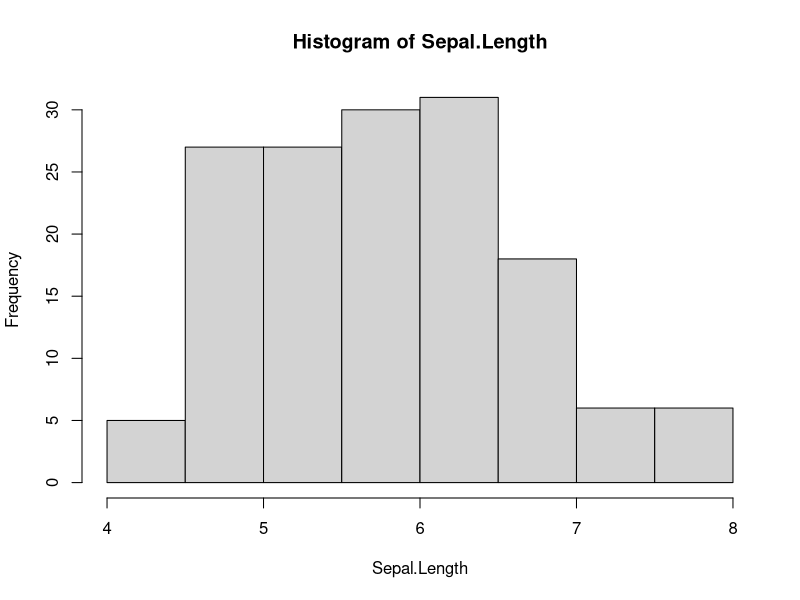
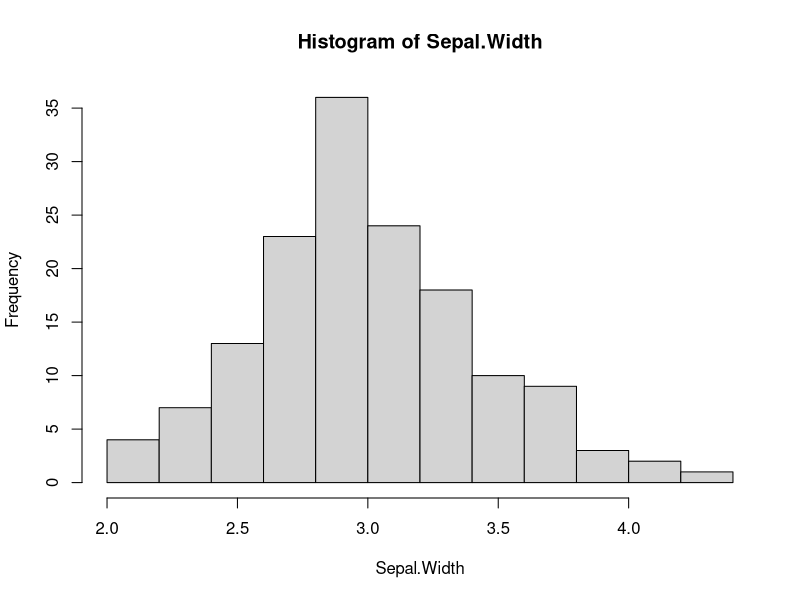
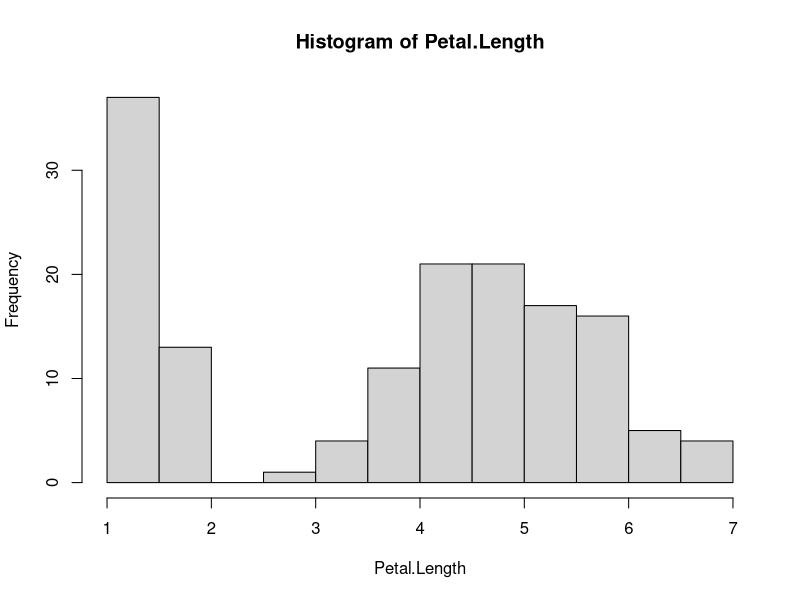
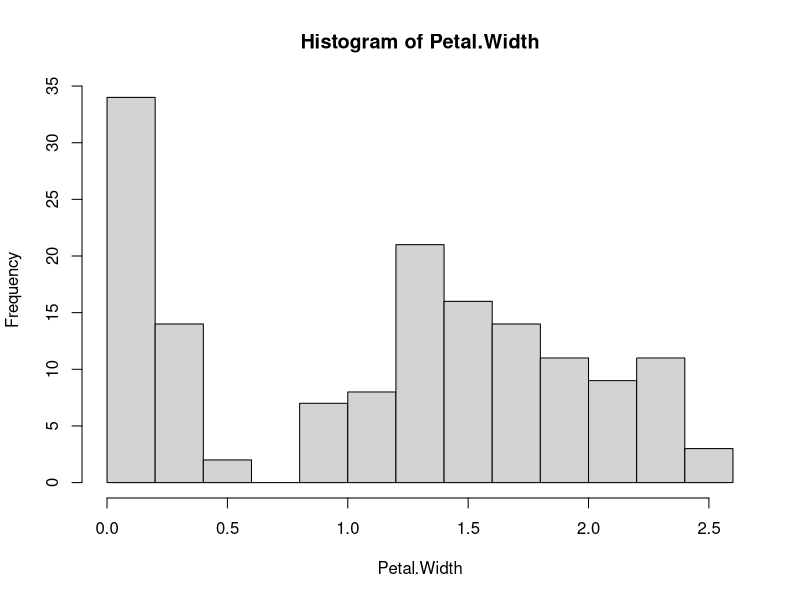
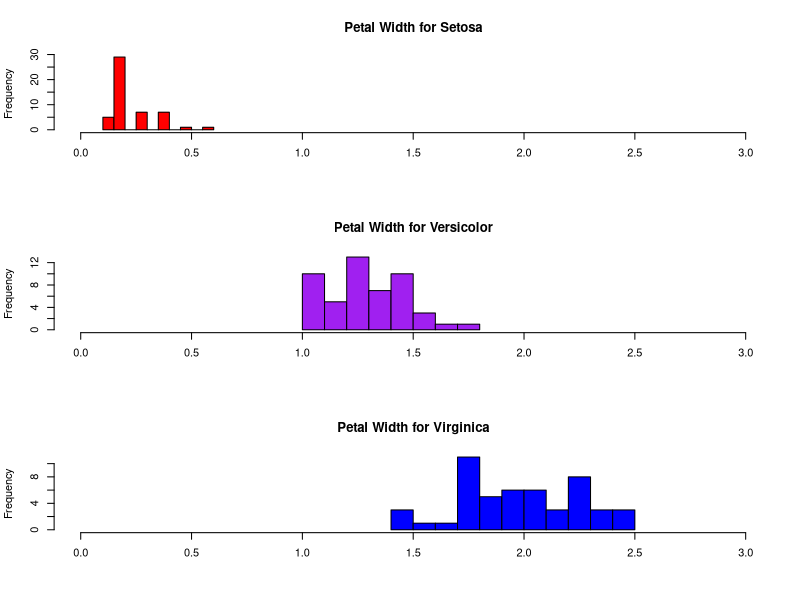
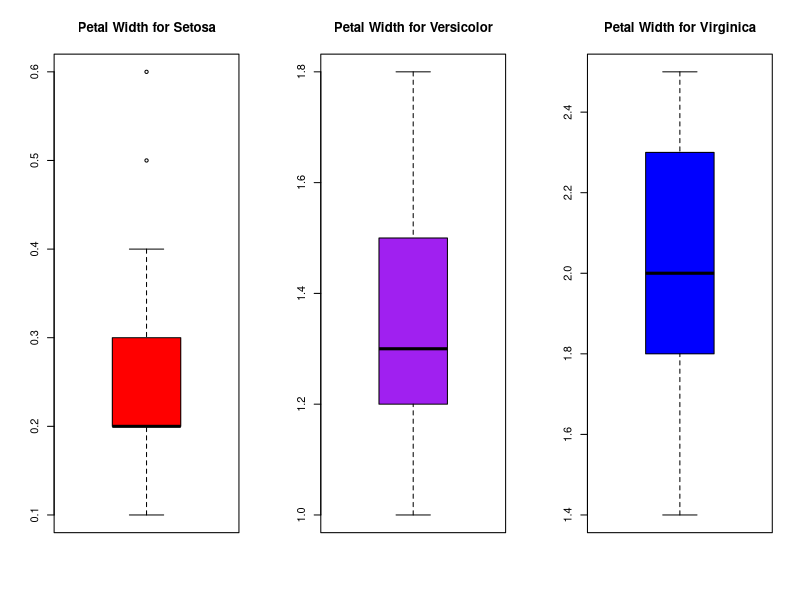

Reproduce these figures in R, in order.
######################################################
### Question 1 - Generating a R script
######################################################

x =seq(2,20,2) # vector with even numbers from 1 to 20
x[1:5] # print the first 5 entries in x
mean(x)

# median(x) # comments stop code being executed


######################################################
### Question 2 - Analysis of Iris Data
######################################################

library(datasets)
help(iris) # find out more information about the iris data frame

# There are 150 rows in the iris data frame.
# There are 5 variables in the iris data frame.

names(iris) # prints titles of columns
head(iris) # prints first 6 rows 
tail(iris) # prints last 6 rows 

attach(iris)

### Summary statistics - Ignoring iris species

# Measures of centrality
# Mean values
mean_SL = mean(Sepal.Length)
mean_SW = mean(Sepal.Width)

# Median values
median_SL = median(Sepal.Length)
median_SW = median(Sepal.Width)

# Measures of variability
# Standard deviation
sd_SL = sd(Sepal.Length)
sd_SW = sd(Sepal.Width)

# IQR
iqr_SL = IQR(Sepal.Length)
iqr_SW = IQR(Sepal.Width)

# Coefficient of variation
CV_SL = sd_SL/mean_SL*100
CV_SW = sd_SW/mean_SW*100

# As the CV of the sepal width is slightly higher than 
# the CV of the sepal length, thus the sepal width 
# demonstrates slightly higher variability.

# Measure of skewness
CS_SL = 3*(mean_SL-median_SL)/sd_SL
CS_SW = 3*(mean_SW-median_SW)/sd_SW

# Both CVs are positive. Thus both data sets are postiviely showed
# As CS of the sepal width is higher than the CV of 
# the sepal length, the sepal width is more skewed.

### Graphical Methods

# Histograms of numerical data in iris data frame
hist(Sepal.Length)
hist(Sepal.Width)
hist(Petal.Length)
hist(Petal.Width)

# The Sepal histograms both look approximately symmetric.
# However, the petal histograms both have two distinct 
# distributions. This ie because we have not allowed
# for the different species of iris.

table(Species) # to see frequencies for categories

# Histograms for each species using options
par(mfrow = c(3, 1)) # Put graphs in 3 rows and 1 column
hist(Petal.Width [Species == "setosa"], xlim = c(0, 3), breaks = 9, main = "Petal Width for Setosa", xlab = "",col = "red")
hist(Petal.Width [Species == "versicolor"], xlim = c(0, 3), breaks = 9, main = "Petal Width for Versicolor", xlab = "", col = "purple") 
hist(Petal.Width [Species == "virginica"],  xlim = c(0, 3), breaks = 9, main = "Petal Width for Virginica", xlab = "", col = "blue")	

# par(mfrow = c(3, 1)) sets up the plot window so that
# there are 3 plots arranged one over the other. In contrast
# par(mfrow = c(1, 3)) sets up the plot window so that
# there are 3 plots arranged beside each other

# xlim = x(0,3) gives the range on the x-axis
# breaks is a a vector giving the breakpoints between 
# histogram cells

# Boxplots for each species using options
par(mfrow = c(1, 3)) # Put graphs in 1 rows and 3 columns
boxplot(Petal.Width [Species == "setosa"],  main = "Petal Width for Setosa", xlab = "",col = "red")
boxplot(Petal.Width [Species == "versicolor"], main = "Petal Width for Versicolor", xlab = "", col = "purple") 
boxplot(Petal.Width [Species == "virginica"], main = "Petal Width for Virginica", xlab = "", col = "blue")	

# The setosa data has two outliers (the two circles
# above the top whisker)

### Summary Statistics - Allowing for flower spcies

### Compute summary stats data frames for sepal 
### length by species category
aggregate(x = Sepal.Length,                # Specify data column
          by = list(Species),              # Specify group indicator
          FUN = mean)                      # Specify function (i.e. mean)

aggregate(x = Sepal.Length,by = list(Species), FUN = median)
aggregate(x = Sepal.Length,by = list(Species), FUN = sd)
aggregate(x = Sepal.Length,by = list(Species), FUN = IQR)

### Assign summary stats data frames for sepal 
### length by species category
mean_Sepal.Length=aggregate(x = Sepal.Length,by = list(Species), FUN = mean)
median_Sepal.Length=aggregate(x = Sepal.Length,by = list(Species), FUN = median)
sd_Sepal.Length=aggregate(x = Sepal.Length,by = list(Species), FUN = sd)

### Assign mean, median and sd value for setosa petal length to variables
mean_Sepal_Length_setosa = mean_Sepal.Length[1,2]
median_Sepal_Length_setosa = median_Sepal.Length[1,2]
sd_Sepal_Length_setosa = sd_Sepal.Length[1,2]

### coefficient of skewness for setosa petal length
3*(mean_Sepal_Length_setosa-median_Sepal_Length_setosa)/sd_Sepal_Length_setosa

# The CV is almost 0. This the data is approximately symmetric.
